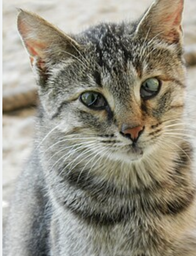
#> input picture photos/cat1.png, 196 x 256 px, shrunk from 501 x 653 before the run
$ python img_proc9.py
#> lines starting #> are read from the running program, lines starting #| are printed output that depends on the picture

import numpy as np
from PIL import Image
import matplotlib.pyplot as plt
from pathlib import Path

BASE = Path(__file__).resolve().parent
OUT = BASE / "assignment9_outputs"
OUT.mkdir(exist_ok=True)
RNG = np.random.default_rng(7)

def read_image():
    return np.array(
        Image.open(BASE / "photos" / "cat1.png").convert("L"),
        dtype=float
    ) / 255.0
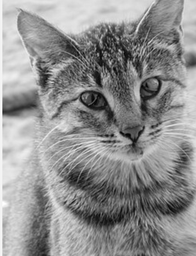
#> returned value: shape (256, 196) float64; min 0.00784, max 1, mean 0.564

def save_image(name, img):
    img = np.clip(img, 0, 1)
    Image.fromarray((img * 255).astype(np.uint8)).save(OUT / name)

def median_filter(img, size=3):
    radius = size // 2
    padded = np.pad(img, radius, mode="reflect")
    result = np.zeros_like(img)

    for i in range(img.shape[0]):
        for j in range(img.shape[1]):
            window = padded[i:i+size, j:j+size]
            result[i, j] = np.median(window)

    return result

def gaussian_kernel(size=3, sigma=1):
    kernel = np.zeros((size, size))
    center = size // 2

    for i in range(size):
        for j in range(size):
            x, y = i-center, j-center
            kernel[i, j] = np.exp(
                -(x*x+y*y)/(2*sigma*sigma)
            )

    return kernel / kernel.sum()

def convolution(img, kernel):
    kh, kw = kernel.shape
    ph, pw = kh//2, kw//2
    padded = np.pad(img, ((ph, ph), (pw, pw)), mode="reflect")
    result = np.zeros_like(img)
    kernel = kernel[::-1, ::-1]

    for i in range(img.shape[0]):
        for j in range(img.shape[1]):
            result[i, j] = np.sum(
                padded[i:i+kh, j:j+kw] * kernel
            )

    return result

def gaussian_filter(img, size=3, sigma=1):
    return convolution(img, gaussian_kernel(size, sigma))

def wiener_filter(img, size=3):
    radius = size // 2
    padded = np.pad(img, radius, mode="reflect")

    means = np.zeros_like(img)
    variances = np.zeros_like(img)

    for i in range(img.shape[0]):
        for j in range(img.shape[1]):
            window = padded[i:i+size, j:j+size]
            means[i, j] = np.mean(window)
            variances[i, j] = np.var(window)

    noise_variance = np.mean(variances)
    result = np.zeros_like(img)

    for i in range(img.shape[0]):
        for j in range(img.shape[1]):
            variance = variances[i, j]
            gain = max(variance-noise_variance, 0) / max(variance, 1e-12)

            result[i, j] = (
                means[i, j] +
                gain * (img[i, j]-means[i, j])
            )

    return result

def bilateral_filter(img, size=3, sigma_space=1.5, sigma_range=0.1):
    radius = size // 2
    padded = np.pad(img, radius, mode="reflect")
    result = np.zeros_like(img)

    for i in range(img.shape[0]):
        for j in range(img.shape[1]):
            window = padded[i:i+size, j:j+size]
            center = img[i, j]

            weighted_sum = 0
            weight_total = 0

            for a in range(size):
                for b in range(size):
                    spatial = np.exp(
                        -((a-radius)**2+(b-radius)**2) /
                        (2*sigma_space**2)
                    )

                    intensity = np.exp(
                        -((window[a, b]-center)**2) /
                        (2*sigma_range**2)
                    )

                    weight = spatial * intensity

                    weighted_sum += weight * window[a, b]
                    weight_total += weight

            result[i, j] = weighted_sum / weight_total

    return result

def local_binary_pattern(img):
    h, w = img.shape
    padded = np.pad(img, 1, mode="reflect")
    result = np.zeros((h, w), dtype=np.uint8)

    offsets = [
        (-1, -1), (-1, 0), (-1, 1), (0, 1),
        (1, 1), (1, 0), (1, -1), (0, -1)
    ]

    for i in range(h):
        for j in range(w):
            center = padded[i+1, j+1]
            code = 0

            for bit, (di, dj) in enumerate(offsets):
                if padded[i+1+di, j+1+dj] >= center:
                    code |= (1 << (7-bit))

            result[i, j] = code

    return result

def main():
    img = read_image()

    gaussian_noise = RNG.normal(0, 0.06, img.shape)
    speckle_noise = RNG.normal(0, 0.12, img.shape)

    gaussian_noisy = np.clip(img + gaussian_noise, 0, 1)
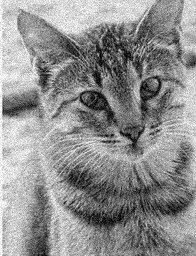
#> gaussian_noisy: shape (256, 196) float64; min 0, max 1, mean 0.564
    speckle_noisy = np.clip(
        img + img * speckle_noise, 0, 1
    )
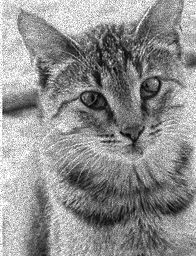
#> speckle_noisy: shape (256, 196) float64; min 0.00804, max 1, mean 0.564

    lbp = local_binary_pattern(img)
#> after the loop in local_binary_pattern, `for i in range(h):`:
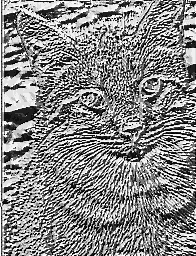
#> result: shape (256, 196); min 0, max 255, mean 134.6
    Image.fromarray(lbp).save(OUT / "lbp.png")

    noise_images = {
        "Gaussian": gaussian_noisy,
        "Speckle": speckle_noisy
    }

    filters = {
        "Wiener": wiener_filter,
        "Median": median_filter,
        "Gaussian": gaussian_filter,
        "Bilateral": bilateral_filter
    }

    fig, axes = plt.subplots(3, 5, figsize=(15, 9))

    axes[0, 0].imshow(img, cmap="gray")
    axes[0, 0].set_title("Original")

    axes[0, 1].imshow(lbp, cmap="gray")
    axes[0, 1].set_title("LBP")

    axes[0, 2].axis("off")
    axes[0, 3].axis("off")
    axes[0, 4].axis("off")

    for row, (noise_name, noisy) in enumerate(
        noise_images.items(), start=1
    ):
        save_image(noise_name.lower() + "_noisy.png", noisy)

        axes[row, 0].imshow(noisy, cmap="gray")
        axes[row, 0].set_title(noise_name + " Noise")

        for col, (filter_name, filter_function) in enumerate(
            filters.items(), start=1
        ):
            filtered = filter_function(noisy, 3)

            save_image(
                noise_name.lower() + "_" +
                filter_name.lower() + ".png",
                filtered
            )

            axes[row, col].imshow(filtered, cmap="gray")
            axes[row, col].set_title(filter_name)
#> this loop made 2 passes
#> (row, noise_name) on passes 1 to 2: (1, 'Gaussian'), (2, 'Speckle')
#> pass 1, in wiener_filter, `padded = np.pad(img, radius, mode="reflect")`:
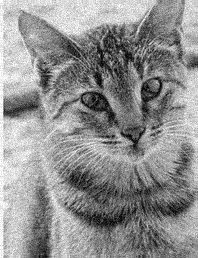
#> padded: shape (258, 198) float64; min 0, max 1, mean 0.567
#> pass 1, in save_image (call 2), `img = np.clip(img, 0, 1)`:
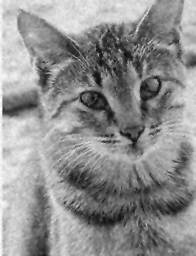
#> img: shape (256, 196) float64; min 0.0446, max 0.999, mean 0.564

    for ax in axes.ravel():
        ax.axis("off")

    plt.tight_layout()
    plt.savefig(OUT / "comparison.png")
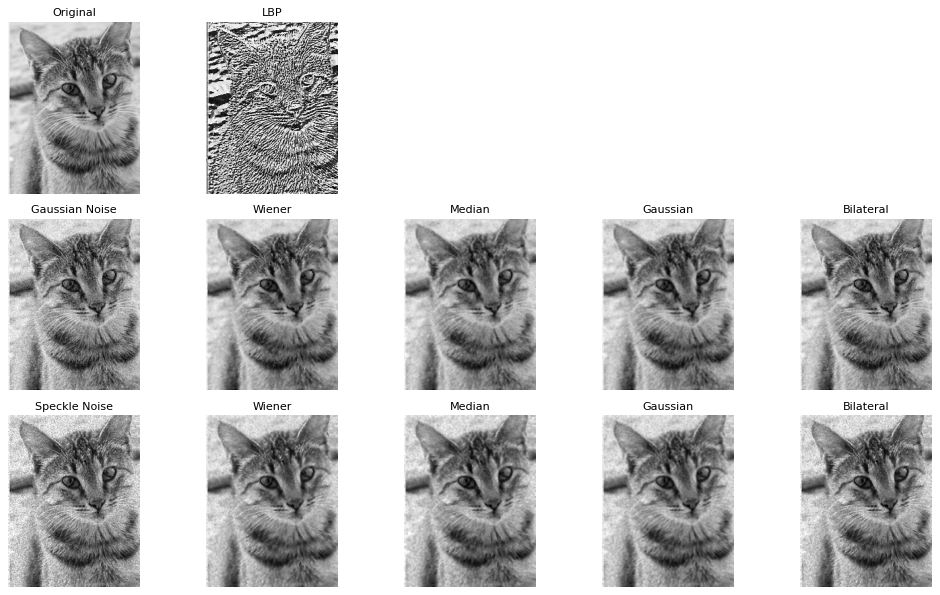
#> figure drawn by matplotlib, 12 panels
    plt.show()

if __name__ == "__main__":
    main()
